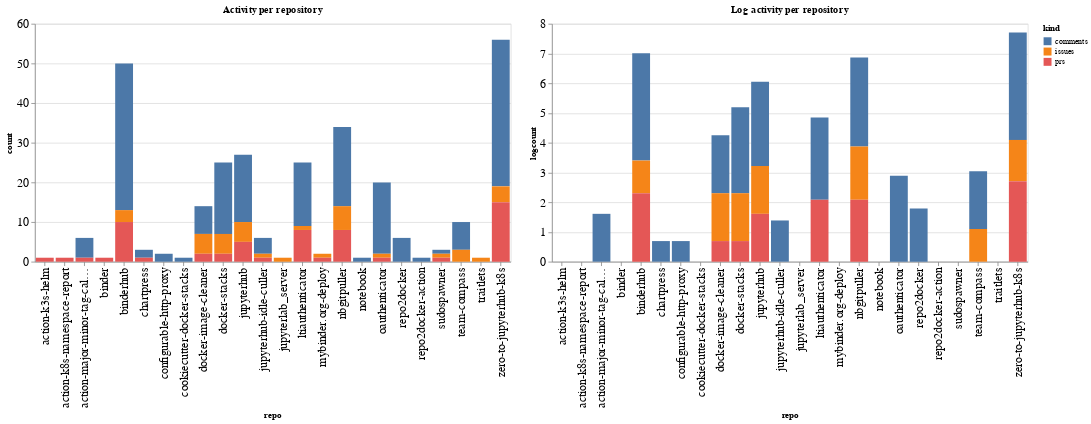

Notebook source saved alongside this figure:
### Code cell
ch1 = alt.Chart(repo_summaries, width=600, title="Activity per repository").mark_bar().encode(
    x='repo',
    y='count',
    color='kind',
    tooltip="kind"
)

ch2 = alt.Chart(repo_summaries, width=600, title="Log activity per repository").mark_bar().encode(
    x='repo',
    y='logcount',
    color='kind',
    tooltip="kind"
)

ch1 | ch2

### Figure 1 — Vega-Lite specification as saved in the notebook (floating-point values rounded to 4 significant figures)
{"config": {"axisLeft": {"labelFontSize": 15}, "axisBottom": {"labelFontSize": 15}}, "hconcat": [{"mark": "bar", "encoding": {"color": {"type": "nominal", "field": "kind"}, "tooltip": {"type": "nominal", "field": "kind"}, "x": {"type": "nominal", "field": "repo"}, "y": {"type": "quantitative", "field": "count"}}, "title": "Activity per repository", "width": 600}, {"mark": "bar", "encoding": {"color": {"type": "nominal", "field": "kind"}, "tooltip": {"type": "nominal", "field": "kind"}, "x": {"type": "nominal", "field": "repo"}, "y": {"type": "quantitative", "field": "logcount"}}, "title": "Log activity per repository", "width": 600}], "data": {"name": "data-16a3e0ad756ed202a0576103ad52592b"}, "$schema": "https://vega.github.io/schema/vega-lite/v4.8.1.json", "datasets": {"data-16a3e0ad756ed202a0576103ad52592b": [{"repo": "action-k3s-helm", "kind": "prs", "count": 1, "logcount": 0.0}, {"repo": "action-k8s-namespace-report", "kind": "prs", "count": 1, "logcount": 0.0}, {"repo": "action-major-minor-tag-calculator", "kind": "comments", "count": 5, "logcount": 1.609}, {"repo": "action-major-minor-tag-calculator", "kind": "prs", "count": 1, "logcount": 0.0}, {"repo": "binder", "kind": "prs", "count": 1, "logcount": 0.0}, {"repo": "binderhub", "kind": "comments", "count": 37, "logcount": 3.611}, {"repo": "binderhub", "kind": "issues", "count": 3, "logcount": 1.099}, {"repo": "binderhub", "kind": "prs", "count": 10, "logcount": 2.303}, {"repo": "chartpress", "kind": "comments", "count": 2, "logcount": 0.6931}, {"repo": "chartpress", "kind": "prs", "count": 1, "logcount": 0.0}, {"repo": "configurable-http-proxy", "kind": "comments", "count": 2, "logcount": 0.6931}, {"repo": "cookiecutter-docker-stacks", "kind": "comments", "count": 1, "logcount": 0.0}, {"repo": "docker-image-cleaner", "kind": "comments", "count": 7, "logcount": 1.946}, {"repo": "docker-image-cleaner", "kind": "issues", "count": 5, "logcount": 1.609}, {"repo": "docker-image-cleaner", "kind": "prs", "count": 2, "logcount": 0.6931}, {"repo": "docker-stacks", "kind": "comments", "count": 18, "logcount": 2.89}, {"repo": "docker-stacks", "kind": "issues", "count": 5, "logcount": 1.609}, {"repo": "docker-stacks", "kind": "prs", "count": 2, "logcount": 0.6931}, {"repo": "jupyterhub", "kind": "comments", "count": 17, "logcount": 2.833}, {"repo": "jupyterhub", "kind": "issues", "count": 5, "logcount": 1.609}, {"repo": "jupyterhub", "kind": "prs", "count": 5, "logcount": 1.609}, {"repo": "jupyterhub-idle-culler", "kind": "comments", "count": 4, "logcount": 1.386}, {"repo": "jupyterhub-idle-culler", "kind": "issues", "count": 1, "logcount": 0.0}, {"repo": "jupyterhub-idle-culler", "kind": "prs", "count": 1, "logcount": 0.0}, {"repo": "jupyterlab_server", "kind": "issues", "count": 1, "logcount": 0.0}, {"repo": "ltiauthenticator", "kind": "comments", "count": 16, "logcount": 2.773}, {"repo": "ltiauthenticator", "kind": "issues", "count": 1, "logcount": 0.0}, {"repo": "ltiauthenticator", "kind": "prs", "count": 8, "logcount": 2.079}, {"repo": "mybinder.org-deploy", "kind": "issues", "count": 1, "logcount": 0.0}, {"repo": "mybinder.org-deploy", "kind": "prs", "count": 1, "logcount": 0.0}, {"repo": "nbgitpuller", "kind": "comments", "count": 20, "logcount": 2.996}, {"repo": "nbgitpuller", "kind": "issues", "count": 6, "logcount": 1.792}, {"repo": "nbgitpuller", "kind": "prs", "count": 8, "logcount": 2.079}, {"repo": "notebook", "kind": "comments", "count": 1, "logcount": 0.0}, {"repo": "oauthenticator", "kind": "comments", "count": 18, "logcount": 2.89}, {"repo": "oauthenticator", "kind": "issues", "count": 1, "logcount": 0.0}, {"repo": "oauthenticator", "kind": "prs", "count": 1, "logcount": 0.0}, {"repo": "repo2docker", "kind": "comments", "count": 6, "logcount": 1.792}, {"repo": "repo2docker-action", "kind": "comments", "count": 1, "logcount": 0.0}, {"repo": "sudospawner", "kind": "comments", "count": 1, "logcount": 0.0}, {"repo": "sudospawner", "kind": "issues", "count": 1, "logcount": 0.0}, {"repo": "sudospawner", "kind": "prs", "count": 1, "logcount": 0.0}, {"repo": "team-compass", "kind": "comments", "count": 7, "logcount": 1.946}, {"repo": "team-compass", "kind": "issues", "count": 3, "logcount": 1.099}, {"repo": "traitlets", "kind": "issues", "count": 1, "logcount": 0.0}, {"repo": "zero-to-jupyterhub-k8s", "kind": "comments", "count": 37, "logcount": 3.611}, {"repo": "zero-to-jupyterhub-k8s", "kind": "issues", "count": 4, "logcount": 1.386}, {"repo": "zero-to-jupyterhub-k8s", "kind": "prs", "count": 15, "logcount": 2.708}]}}
